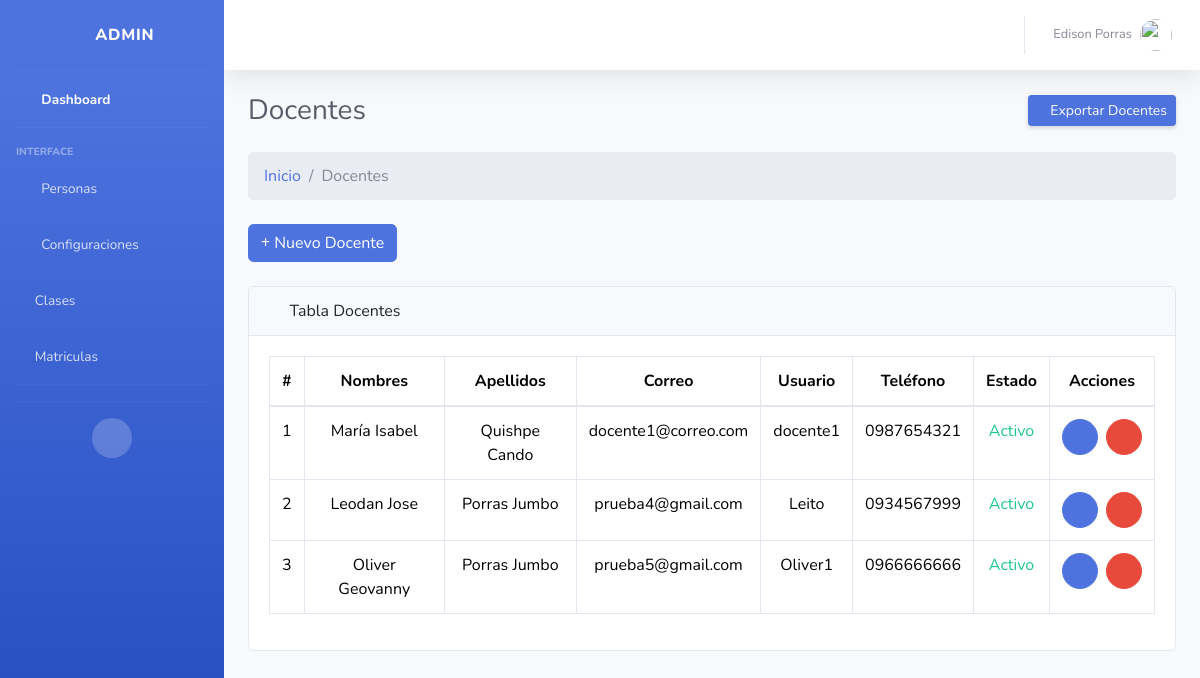
The page /docente/ (signed in) on the database its author committed.
### Aplicaciones/core/models.py (models this page shows, shortened)
class Docentes(models.Model):
    doc_id = models.AutoField(primary_key=True)
    fk_id_persona = models.ForeignKey(Personas,verbose_name='Persona',on_delete=models.CASCADE)
    doc_cargo = models.CharField(max_length=100,default="Null",null=False,verbose_name="Cargo:")
    doc_fotografia = models.ImageField(upload_to='docentes/',default=None,verbose_name="Fotografía:")
    doc_estado = models.BooleanField(default=True,verbose_name='Estado:')

class Personas(models.Model):
    per_id = models.AutoField(primary_key=True)
    fk_id_usuario = models.ForeignKey(User,verbose_name='Usuario',on_delete=models.CASCADE)
    per_segundo_nombre = models.CharField(max_length=50,default="Null",null=False,verbose_name="Segundo nombre:")
    per_segundo_apellido = models.CharField(max_length=50,default="Null",null=False,verbose_name="Segundo apellido:")
    per_fecha_nacimiento = models.DateField(
    null=True,          # permite guardar NULL en la base de datos
    blank=True,         # permite dejarlo en blanco en formularios
    verbose_name="Fecha de nacimiento:"
)
    per_cedula = models.CharField(max_length=15,default="Null",null=False,verbose_name="Cédula:")
    per_telefono = models.CharField(max_length=15,default="Null",null=True,verbose_name="Teléfono:")
    per_fecha_actualizacion = models.DateTimeField(auto_now=True,verbose_name='Actualizado el:')

### Aplicaciones/core/views/crud_docente_views.py (the view)
# urls.py: path('', loguin_views.index, name='loguin_index'),
@admin_required
def index(request):
    docentes = Docentes.objects.exclude(fk_id_persona__fk_id_usuario=request.user)
    return render(request, 'docente/index.html', {'docentes': docentes})

### Aplicaciones/core/context_processors.py (called while the page is built, shortened)
def foto_perfil_usuario(request):
    if request.user.is_authenticated:
        try:
            persona = Personas.objects.get(fk_id_usuario=request.user)
        except Personas.DoesNotExist:
            return {'foto_perfil': None}
    return {'foto_perfil': None}

### Aplicaciones/core/templates/docente/index.html (shortened to what this page needs)
{% extends 'plantillas/MasterAdmin.html' %}
{% load static %}
{% block css %}
<link href="{% static 'vendor/fontawesome-free/css/all.min.css' %}" rel="stylesheet" type="text/css">
{% endblock %}
{% block content %}
<div class="container-fluid ">
  <div class="d-sm-flex align-items-center justify-content-between mb-4">
    <h1 class="h3 mb-0 text-gray-800">Docentes</h1>
    <a href="#" class="d-none d-sm-inline-block btn btn-sm btn-primary shadow-sm"> Exportar Docentes </a>
  </div>
  <ol class="breadcrumb mb-4">
    <li class="breadcrumb-item"><a href="{% url 'core_admin' %}">Inicio</a></li>
    <li class="breadcrumb-item active">Docentes</li>
  </ol>
  <div class="mb-4">
    <a href="{% url 'docente_create' %}" class="btn btn-primary"><i class="fas fa-plus"></i> Nuevo
      Docente</a>
  </div>
  <div class="card mb-4">
    <div class="card-header">
      <i class="fas fa-table me-1"></i>
      Tabla Docentes
    </div>
    <div class="card-body">
      <div class="table-responsive">
        <table class="table table-bordered text-center" id="tbl-docente" width="100%" cellspacing="0">
          <thead>
            <tr>
              <th style="width: 1%;">#</th>
              <th>Nombres</th>
              <th>Apellidos</th>
              <th>Correo</th>
              <th>Usuario</th>
              <th>Teléfono</th>
              <th>Estado</th>
              <th class="text-center">Acciones</th>
            </tr>
          </thead>
          <tbody>
            {% for docente in docentes %}
              <tr>
                <td>{{ forloop.counter }}</td>
                <td>{{docente.fk_id_persona.fk_id_usuario.first_name}} {{docente.fk_id_persona.per_segundo_nombre}}</td>
                <td>{{docente.fk_id_persona.fk_id_usuario.last_name}} {{docente.fk_id_persona.per_segundo_apellido}}</td>
                <td>{{docente.fk_id_persona.fk_id_usuario.email}}</td>
                <td>{{docente.fk_id_persona.fk_id_usuario.username}}</td>
                <td>{{docente.fk_id_persona.per_telefono}}</td>
                {% if docente.doc_estado %}
                  <td class="text-success">Activo</td>
                {% else %}
                  <td class="text-danger">Inactivo</td>
                {% endif %}
                <td class="text-center">
                  <div class="d-flex gap-2 justify-content-center">
                    <a href="{% url 'docente_edit' docente.doc_id %}" type="button" class="btn btn-sm btn-primary rounded-circle d-flex align-items-center justify-content-center" style="width: 36px; height: 36px;">
                      <span><i class="fas fa-pen"></i></span>
                    </a>
                    <a class="btn btn-sm btn-danger rounded-circle d-flex align-items-center justify-content-center" style="width: 36px; height: 36px;" data-bs-toggle="modal"
                      data-bs-target="#eliminarModal{{docente.doc_id}}"><i class="fas fa-trash"></i>
                  </a>
                  </div>
                </td>
              </tr>
            {% empty %}
              <tr>
                <td colspan="8">No hay docentes registrados</td>
              </tr>
            {% endfor %}
          </tbody>
        </table>
      </div>
    </div>
  </div>
</div>
{% endblock %}

### Aplicaciones/core/templates/plantillas/MasterAdmin.html (shortened to what this page needs)
{% load static %}
<!DOCTYPE html>
<html lang="es">
  <head>
    <link href="{% static 'vendor/fontawesome-free/css/all.min.css'%}" rel="stylesheet" type="text/css" />
    <link rel="stylesheet" href="{% static 'css/bootstrap.min.css' %}" />
    <link href="{% static 'vendor/bootstrap-select/css/bootstrap-select.min.css' %}" rel="stylesheet">
    <link href="{% static 'css/sb-admin-2.min.css' %}" rel="stylesheet" />
    {% block css %}
    {% endblock %}
  </head>
  <body id="page-top">
    <div id="wrapper">
      <ul class="navbar-nav bg-gradient-primary sidebar sidebar-dark accordion" id="accordionSidebar">
        <a class="sidebar-brand d-flex align-items-center justify-content-center" href="{% url 'core_admin' %}">
          <div class="sidebar-brand-icon rotate-n-15">
            <i class="fas fa-laugh-wink"></i>
          </div>
          <div class="sidebar-brand-text mx-3">
            Admin
          </div>
        </a>
        <hr class="sidebar-divider my-0" />
        <li class="nav-item active">
          <a class="nav-link" href="{% url 'core_admin' %}">
            <i class="fas fa-fw fa-tachometer-alt"></i>
            <span>Dashboard</span>
          </a>
        </li>
        <hr class="sidebar-divider" />
        <div class="sidebar-heading">Interface</div>
        <li class="nav-item">
          <a class="nav-link collapsed" href="#" data-toggle="collapse" data-target="#collapseTwo" aria-expanded="true" aria-controls="collapseTwo">
            <i class="fas fa-fw fa-users"></i>
            <span>Personas</span>
          </a>
        </li>
        <li class="nav-item">
          <a class="nav-link collapsed" href="#" data-toggle="collapse" data-target="#collapseUtilities" aria-expanded="true" aria-controls="collapseUtilities">
            <i class="fas fa-fw fa-wrench"></i>
            <span>Configuraciones</span>
          </a>
        </li>
        <li class="nav-item">
          <a class="nav-link" href="{% url 'clase_index' %}">
            <i class="fa-solid fa-chalkboard-user"></i>
            <span>Clases</span>
          </a>
        </li>
         <li class="nav-item">
          <a class="nav-link" href="{% url 'matricula_index'%}">
            <i class="fa-solid fa-file"></i>
            <span>Matriculas</span>
          </a>
        </li>
        <hr class="sidebar-divider" />
        <hr class="sidebar-divider d-none d-md-block" />
        <div class="text-center d-none d-md-inline">
          <button class="rounded-circle border-0" id="sidebarToggle"></button>
        </div>
      </ul>
      <div id="content-wrapper" class="d-flex flex-column">
        <div id="content">
          <nav class="navbar navbar-expand navbar-light bg-white topbar mb-4 static-top shadow">
            <ul class="navbar-nav ml-auto">
              <li class="nav-item dropdown no-arrow">
                <a class="nav-link dropdown-toggle" href="#" id="userDropdown" role="button" data-toggle="dropdown" aria-haspopup="true" aria-expanded="false">
                  <span class="mr-2 d-none d-lg-inline text-gray-600 small">{{ user.first_name }} {{ user.last_name }}</span>
                  <img class="img-profile rounded-circle" src="{{ foto_perfil }}" onerror="this.onerror=null;this.src='{% static 'img/undraw_profile.svg' %}';" />
                </a>
              </li>
            </ul>
          </nav>
            {% block content %}
            {% endblock %}
          </div>
        </div>
      </div>
  </body>
</html>

### rows shown on the page
Docentes: fk_id_persona.fk_id_usuario.first_name "María", fk_id_persona.per_segundo_nombre "Isabel", fk_id_persona.fk_id_usuario.last_name "Quishpe", fk_id_persona.per_segundo_apellido "Cando", fk_id_persona.fk_id_usuario.email "docente1@correo.com", fk_id_persona.fk_id_usuario.username "docente1", fk_id_persona.per_telefono "0987654321", doc_estado "Activo"
Docentes: fk_id_persona.fk_id_usuario.first_name "Leodan", fk_id_persona.per_segundo_nombre "Jose", fk_id_persona.fk_id_usuario.last_name "Porras", fk_id_persona.per_segundo_apellido "Jumbo", fk_id_persona.fk_id_usuario.email "prueba4@gmail.com", fk_id_persona.fk_id_usuario.username "Leito", fk_id_persona.per_telefono "0934567999", doc_estado "Activo"
Docentes: fk_id_persona.fk_id_usuario.first_name "Oliver", fk_id_persona.per_segundo_nombre "Geovanny", fk_id_persona.fk_id_usuario.last_name "Porras", fk_id_persona.per_segundo_apellido "Jumbo", fk_id_persona.fk_id_usuario.email "prueba5@gmail.com", fk_id_persona.fk_id_usuario.username "Oliver1", fk_id_persona.per_telefono "0966666666", doc_estado "Activo"

### other values the page prints
{{ user.first_name }} "Edison"
{{ user.last_name }} "Porras"
